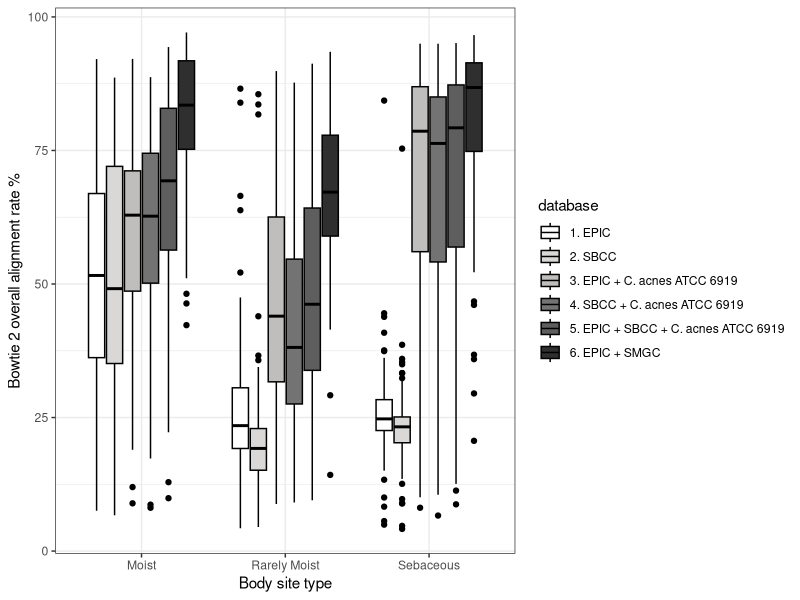

Source code (R):
library(ggplot2)

dat <- read.table("Metagenome_Mapping_Stats.txt", header=T, sep='\t')

# metagenome      body_site       body_site_type  database        value

png("Bowtie2_Metagenome_to_Isolate_Genomes.png", res=600, units='in', height=3.5, width=7)
ggplot(dat, aes(x=body_site_type, y=value, fill=database)) + geom_boxplot(color='black') + theme_bw() + scale_fill_manual(values=c('#FFFFFF', '#d9d8d7', '#bfbebd', '#737373', '#5e5e5e', '#302f2f')) + xlab("Body site type") + ylab("Bowtie 2 overall alignment rate %")
dev.off()
